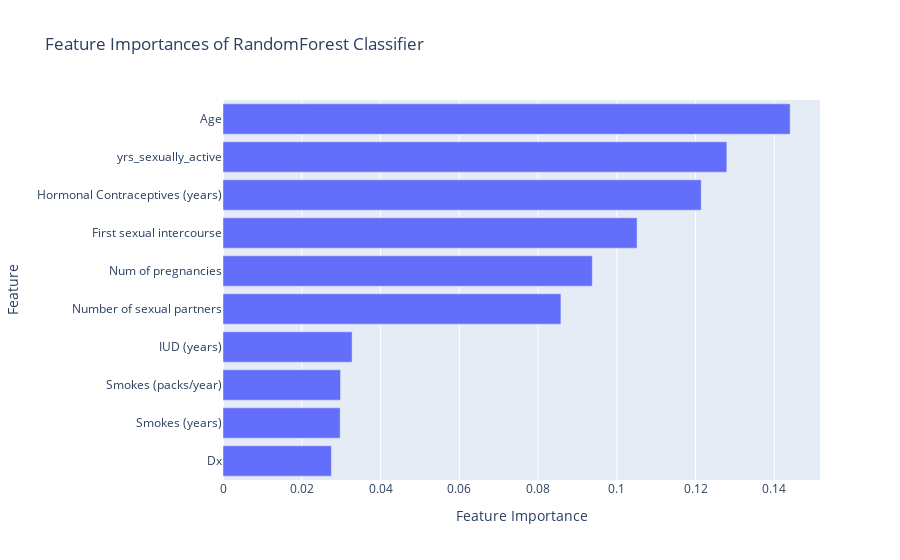

Notebook source saved alongside this figure:
### Markdown cell above
# Communicate Results

### Code cell
importances = rf_model.named_steps['randomforestclassifier'].feature_importances_

importances_df = pd.DataFrame({'importances': importances},
                              index = X_test.columns).sort_values(by = 'importances')

importances_top_10 = importances_df.tail(10)

feat_imps = px.bar(importances_top_10, 
                            x = 'importances',
                            labels = dict(importances = 'Feature Importance',
                                          index = 'Feature'),
                            title = 'Feature Importances of RandomForest Classifier')
feat_imps.show()

### Figure 1 — Plotly figure (JSON) as saved in the notebook; plotly's stock layout.template omitted (floating-point values rounded to 4 significant figures)
{"data": [{"alignmentgroup": "True", "hovertemplate": "Feature Importance=%{x}<br>Feature=%{y}<extra></extra>", "legendgroup": "", "marker": {"color": "#636efa"}, "name": "", "offsetgroup": "", "orientation": "h", "showlegend": false, "textposition": "auto", "type": "bar", "x": [0.02752, 0.02975, 0.02985, 0.03279, 0.08582, 0.09378, 0.1052, 0.1214, 0.128, 0.144], "xaxis": "x", "y": ["Dx", "Smokes (years)", "Smokes (packs/year)", "IUD (years)", "Number of sexual partners", "Num of pregnancies", "First sexual intercourse", "Hormonal Contraceptives (years)", "yrs_sexually_active", "Age"], "yaxis": "y"}], "layout": {"barmode": "relative", "legend": {"tracegroupgap": 0}, "title": {"text": "Feature Importances of RandomForest Classifier"}, "xaxis": {"anchor": "y", "domain": [0, 1], "title": {"text": "Feature Importance"}}, "yaxis": {"anchor": "x", "domain": [0, 1], "title": {"text": "Feature"}}}}
